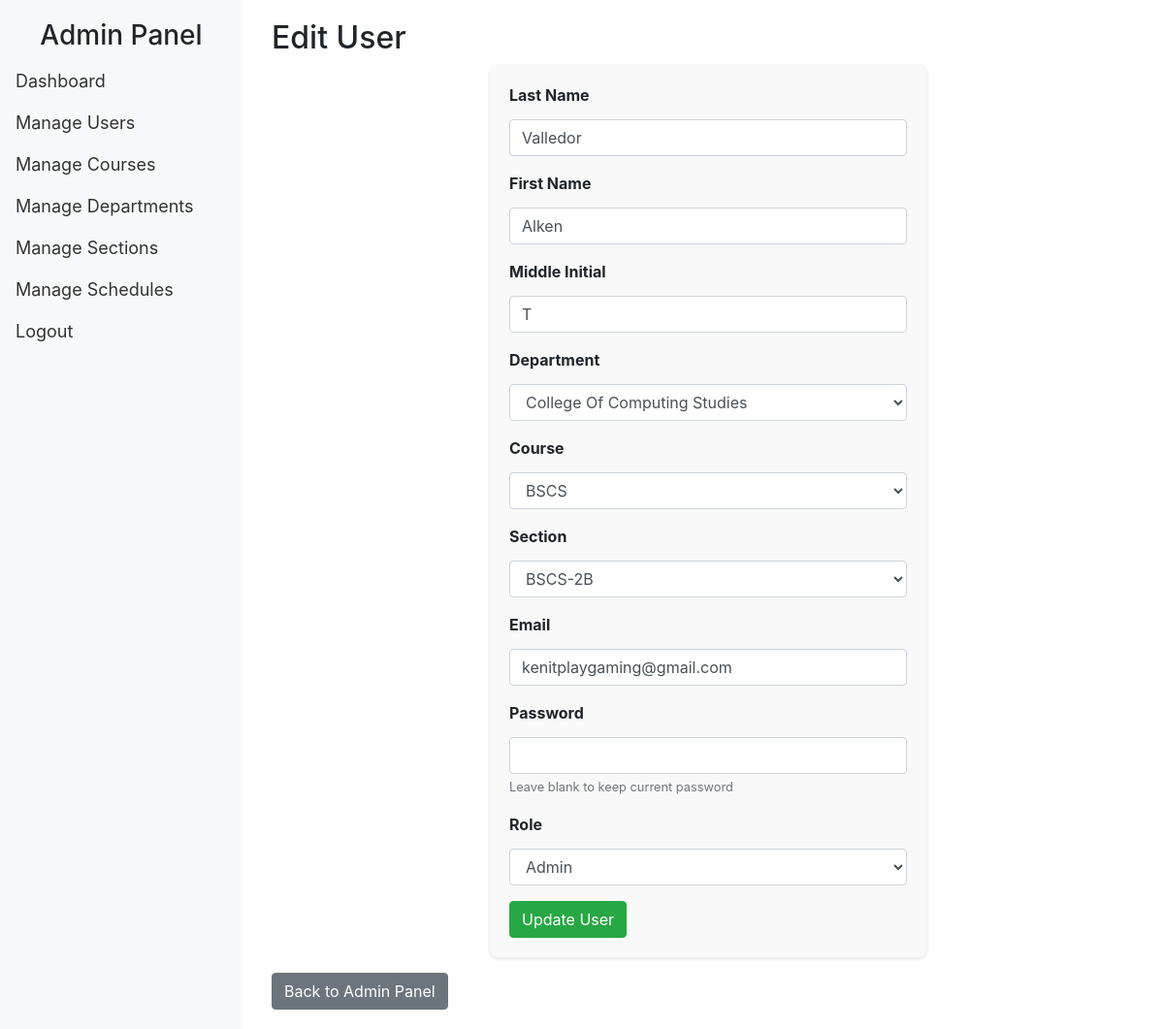
The page /admin_staff/edit_user.php?id=26 (signed in) on the database its author committed.
### tables this page shows
CREATE TABLE `user` (
  `id` int(11) NOT NULL,
  `last_name` varchar(50) NOT NULL,
  `first_name` varchar(50) NOT NULL,
  `middle_initial` char(1) DEFAULT NULL,
  `section_id` int(11) DEFAULT NULL,
  `course_id` int(11) DEFAULT NULL,
  `department_id` int(11) DEFAULT NULL,
  `email` varchar(100) NOT NULL,
  `password` varchar(255) NOT NULL,
  `role` enum('student','staff','admin') NOT NULL
);

CREATE TABLE `department` (
  `id` int(11) NOT NULL,
  `department_name` varchar(100) NOT NULL
);

CREATE TABLE `course` (
  `id` int(11) NOT NULL,
  `course_code` varchar(20) NOT NULL,
  `course_description` text DEFAULT NULL,
  `department_id` int(11) DEFAULT NULL
);

CREATE TABLE `section` (
  `id` int(11) NOT NULL,
  `section_name` varchar(50) NOT NULL,
  `course_id` int(11) DEFAULT NULL,
  `department_id` int(11) DEFAULT NULL,
  `sched_id` int(11) DEFAULT NULL
);

### classes/database.class.php (called while the page is built)
<?php
class Database {
    private $host = 'localhost';
    private $dbname = 'schedsystem';
    private $username = 'root';
    private $password = '';
    public $conn;
    public function __construct() {
        try {
            $this->conn = new PDO("mysql:host=$this->host;dbname=$this->dbname", $this->username, $this->password);
            $this->conn->setAttribute(PDO::ATTR_ERRMODE, PDO::ERRMODE_EXCEPTION);
        } catch (PDOException $e) {
            die("Database connection failed: " . $e->getMessage());
        }
    }
    public function getConnection() {
        return $this->conn;
    }
}
?>

### classes/user.class.php (called while the page is built, shortened)
<?php
require_once 'database.class.php';
class User {
    private $conn;
    public function __construct($db) {
        $this->conn = $db->getConnection();
    }
    public function read($id) {
        $stmt = $this->conn->prepare("SELECT * FROM User WHERE id = ?");
        $stmt->execute([$id]);
        return $stmt->fetch(PDO::FETCH_ASSOC);
    }
    public function getCourses() {
        $stmt = $this->conn->query("SELECT id, course_code FROM course");
        return $stmt->fetchAll(PDO::FETCH_ASSOC);
    }
    public function getDepartments() {
        $stmt = $this->conn->query("SELECT id, department_name FROM department");
        return $stmt->fetchAll(PDO::FETCH_ASSOC);
    }
    public function getSections() {
        $stmt = $this->conn->query("SELECT id, section_name FROM section");
        return $stmt->fetchAll(PDO::FETCH_ASSOC);
    }
}
?>

### admin_staff/edit_user.php (the view, shortened to what this page needs)
<?php
require_once '../classes/database.class.php';
require_once '../classes/user.class.php';
$db = new Database();
$user = new User($db);
$user_id = isset($_GET['id']) ? $_GET['id'] : null;
if ($user_id) {
    $user_details = $user->read($user_id);
} else {
    header("Location: admin.php");
    exit();
}
$sections = $user->getSections();
$courses = $user->getCourses();
$departments = $user->getDepartments();
?>
<!DOCTYPE html>
<html lang="en">
<head>
    <link rel="stylesheet" href="https://maxcdn.bootstrapcdn.com/bootstrap/4.5.2/css/bootstrap.min.css">
    <link rel="stylesheet" href="../css/style.css">
</head>
<body>
<?php require_once '../includes/side_nav.php'; ?>
    <div class="main-content">
        <h2>Edit User</h2>
        <form method="POST" class="form-container">
            <div class="form-group">
                <label for="last_name">Last Name</label>
                <input type="text" id="last_name" name="last_name" class="form-control" value="<?= htmlspecialchars($user_details['last_name']) ?>" required>
            </div>
            <div class="form-group">
                <label for="first_name">First Name</label>
                <input type="text" id="first_name" name="first_name" class="form-control" value="<?= htmlspecialchars($user_details['first_name']) ?>" required>
            </div>
            <div class="form-group">
                <label for="middle_initial">Middle Initial</label>
                <input type="text" id="middle_initial" name="middle_initial" class="form-control" value="<?= htmlspecialchars($user_details['middle_initial']) ?>" required>
            </div>
            <div class="form-group">
                <label for="department_id">Department</label>
                <select id="department_id" name="department_id" class="form-control">
                    <?php foreach ($departments as $department): ?>
                        <option value="<?= $department['id'] ?>" <?= $department['id'] == $user_details['department_id'] ? 'selected' : '' ?>>
                            <?= htmlspecialchars($department['department_name']) ?>
                        </option>
                    <?php endforeach; ?>
                </select>
            </div>
            <div class="form-group">
                <label for="course_id">Course</label>
                <select id="course_id" name="course_id" class="form-control">
                    <?php foreach ($courses as $course): ?>
                        <option value="<?= $course['id'] ?>" <?= $course['id'] == $user_details['course_id'] ? 'selected' : '' ?>>
                            <?= htmlspecialchars($course['course_code']) ?>
                        </option>
                    <?php endforeach; ?>
                </select>
            </div>
            <div class="form-group">
                <label for="section_id">Section</label>
                <select id="section_id" name="section_id" class="form-control">
                    <?php foreach ($sections as $section): ?>
                        <option value="<?= $section['id'] ?>" <?= $section['id'] == $user_details['section_id'] ? 'selected' : '' ?>>
                            <?= htmlspecialchars($section['section_name']) ?>
                        </option>
                    <?php endforeach; ?>
                </select>
            </div>
            <div class="form-group">
                <label for="email">Email</label>
                <input type="email" id="email" name="email" class="form-control" value="<?= htmlspecialchars($user_details['email']) ?>" required>
            </div>
            <div class="form-group">
                <label for="password">Password</label>
                <input type="password" id="password" name="password" class="form-control">
                <small class="form-text text-muted">Leave blank to keep current password</small>
            </div>
            <div class="form-group">
                <label for="role">Role</label>
                <select id="role" name="role" class="form-control">
                    <option value="admin" <?= $user_details['role'] == 'admin' ? 'selected' : '' ?>>Admin</option>
                </select>
            </div>
            <button type="submit" class="btn btn-success">Update User</button>
        </form>
        <a href="admin.php" class="btn btn-secondary mt-3">Back to Admin Panel</a>
    </div>
</body>
</html>

### css/style.css (style rules this page uses)
.main-content { margin-left: 260px; padding: 20px; }
.form-container { max-width: 800px; margin: 0 auto; padding: 20px; background-color: #f9f9f9; border-radius: 8px; box-shadow: 0 2px 4px rgba(0,0,0,0.1); }
.form-group label { font-weight: bold; }
.form-group select, .form-group input { margin-top: 5px; }
.form-container { width: 50%; padding-left: 20px; }

### rows shown on the page
user: last_name "Valledor", first_name "Alken", middle_initial "T", department_id "College Of Computing Studies", course_id "BSCS", section_id "BSCS-2B", email "kenitplaygaming@gmail.com", role "Admin"
